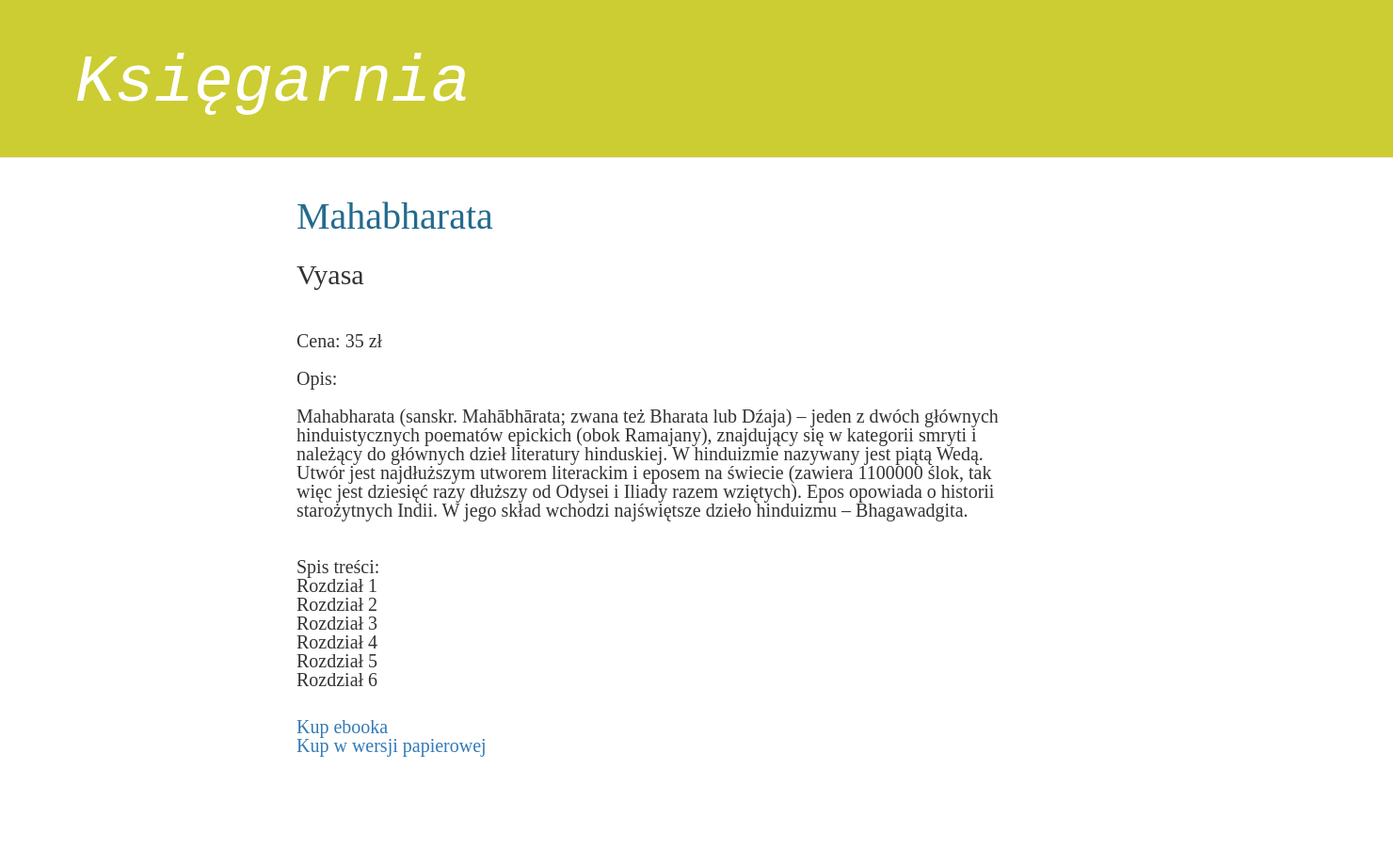
Screenshot of /book/3/ with the database file from the repository.
### sklep/models.py (models this page shows, shortened)
class Book(models.Model):
	author = models.CharField(max_length=50)
	title = models.CharField(max_length=70)
	description = models.TextField()
	tableOfContents = models.TextField()
	price = models.IntegerField()
	ebook = models.CharField(max_length=30)
	paper = models.CharField(max_length=30)
	graphics = models.TextField()
	published_date = models.DateTimeField(blank=True, null=True)

### sklep/views.py (the view)
# urls.py: url(r'^book/(?P<pk>[0-9]+)/$', views.book_detail, name='book_detail'),
def book_detail(request, pk):
    book = get_object_or_404(Book, pk=pk)
    return render(request, 'sklep/book_detail.html', {'book': book})

### sklep/templates/sklep/book_detail.html
{% extends 'sklep/base.html' %}
{% block content %}
    <div class="book">
        <h1>{{ book.title }}</h1>
		<div class="author"><br>{{ book.author }}</br></div>
		<div class="price"><br><br>Cena: {{ book.price }} zł</br></br><div>
        <div class="description"><p>Opis:<br><br>{{ book.description|linebreaksbr }}</br></br></p></div>
		<p>Spis treści: <br>{{ book.tableOfContents|linebreaksbr }}</br></p>
		<a href="{% url 'shop_detail'%}">{{ book.ebook}}</a>
		<br><a href="{% url 'shop_detail'%}">{{ book.paper}}</a></br>
    </div>
{% endblock %}

### static/css/sklep.css (style rules this page uses)
.book { margin-bottom: 10rem; line-height: 2rem; font-family: Verdana; }
.price { font-size: 2rem; margin-bottom: 1rem; }
.author { font-size: 3rem; margin-bottom: 1rem; }
.book h1 { font-size: 4rem; color: #236B8E; margin-bottom: 1rem; }
.book p { font-size: 2rem; margin-bottom: 1rem; }
.book author a:visited,. book author a:visited, { font-size: 2rem; margin-bottom: 1rem; }
.description { font-size: 2rem; margin-bottom: 2rem; }

### rows the page displays
Book: title "Mahabharata", author "Vyasa", price "35", description "Mahabharata (sanskr. Mahābhārata; zwana też Bharata lub Dźaja) – jeden z dwóch głównych hinduistycznych poematów epickich (obok Ramajany), znajdujący się w kategorii smryti i należący do głównych dzieł literatury hinduskiej. W hinduizmie nazywany jest piątą Wedą. Utwór jest najdłuższym utworem literackim i eposem na świecie (zawiera 1100000 ślok, tak więc jest dziesięć razy dłuższy od Odysei i Iliady razem wziętych). Epos opowiada o historii starożytnych Indii. W jego skład wchodzi najświętsze dzieło hinduizmu – Bhagawadgita.", tableOfContents "Rozdział 1 Rozdział 2 Rozdział 3 Rozdział 4 Rozdział 5 Rozdział 6", ebook "Kup ebooka", paper "Kup w wersji papierowej"
